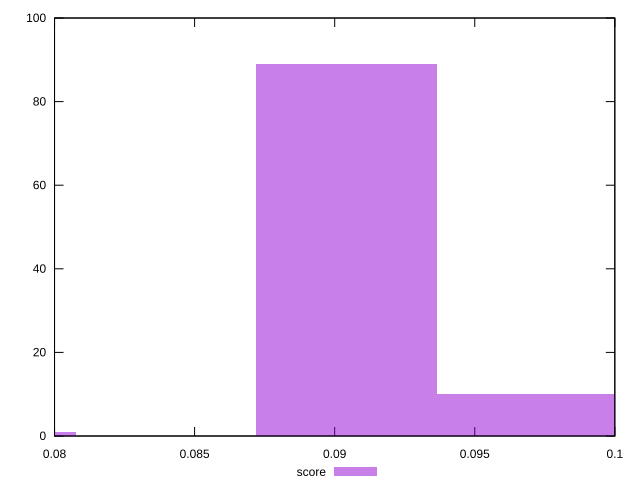

Generate this figure with gnuplot:
reset

$score <<EOF
0.077519042554691 1
0.09043888298047283 89
0.09689880319336373 10
EOF

set key outside below
set boxwidth 0.006459920212890916
set xrange [0.08:0.1]
set yrange [0:100]
set trange [0:100]
set style fill transparent solid 0.5 noborder
set terminal svg size 640, 490 enhanced background rgb 'white'
set output "reports/report_00033_2021-03-01T14-23-16.841Z/interactive/samples/astro-cached/score/histogram.svg"

plot $score title "score" with boxes

reset
